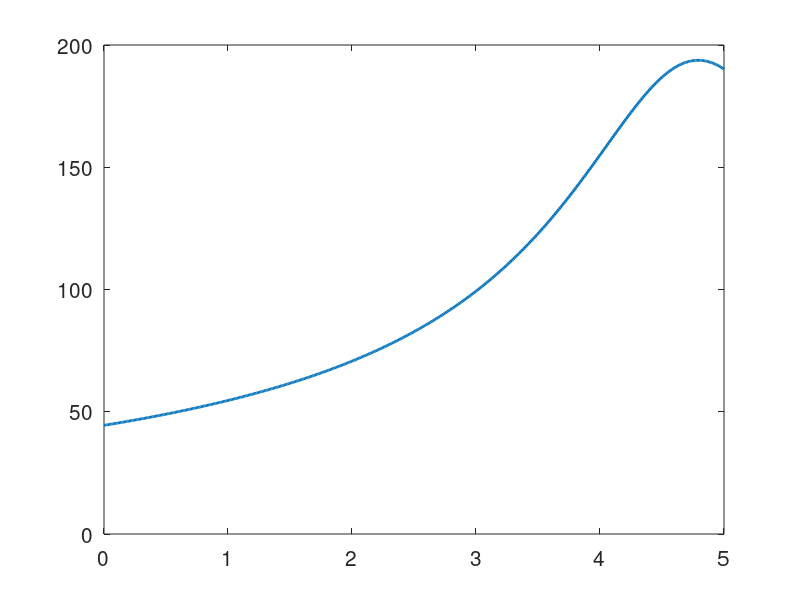

This figure's MATLAB source: (Note: this script raises an error after producing the figure.)
%%
set(groot,'defaultLineLineWidth',2)
set(groot,'defaultAxesFontSize',15)
%parameters
kt=.11; 
ks=.54;  % rate per second of a tubulin protein falling off
L=25;
cts=0:.01:5;
x0=1;
%%
kT=kt*cts;
pt= kT./(kT+ks);
ps= ks./(kT+ks);
r=pt./ps;
tstep=zeros(size(cts));
one_vec=ones(size(cts));
for a=1:length(kT)
    tstep(a)=1/(ks+kT(a));
end
C5=tstep.*(((r+1)./(r-1)).*(((r.^L+1)./(r.^L-1)).*L-((r.^x0+1)./(r.^x0-1)).*x0)); %severing time
for i=1:length(kT)
    if kT(i)==ks
        C5(i)=(L^2-x0^2)/3;
    end
end
figure
plot(cts, C5,'DisplayName','theory')
%% setup
load('sevtimestderr_for_fig1.mat')
data=readmatrix("vemu_dat_fromantonina.xlsx");
T0=data(:,1);
T0=T0(~isnan(T0));
T2=data(:,2);
T2=T2(~isnan(T2));
T5=data(:,3);
T5=T5(~isnan(T5));
cts=[0,2,5];
means=zeros(1,length(cts));
stdevs=zeros(1,length(cts));
mstd=zeros(1,length(cts));
mstderr=zeros(1,length(cts));
stdstd=zeros(1,length(cts));
stderr=zeros(1,length(cts));
data=[32.3,9.2; %0: mean, std 
      75.4,30.8; %2: mean, std 
      193.8,101.5] ;

%%
for a=1:length(cts)
    if a==1
        T=T0;
    elseif a==2
        T=T2;
    else
        T=T5;
    end
    
    bootmean= bootstrp(numTraj2,@mean,T);
    bootstdev=bootstrp(numTraj2,@std,T); %draws sample severing times, computes stdev
    means(a)=mean(bootmean);
    stdevs(a)=std(bootmean);
    mstd(a)=mean(bootstdev);
    mstderr(a)=mean(bootstdev)/sqrt(numTraj2);
end
hold on
errorbar(cts,data(:,1),mstderr,'o','DisplayName','experiment w bootstrapping')
xlabel('[T]')
ylabel('mean severing time')
legend
